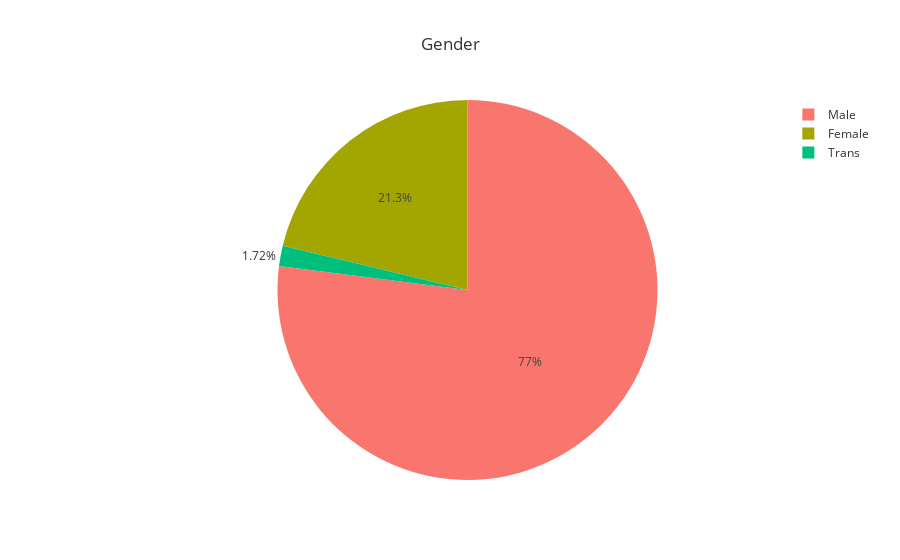

The notebook cell this image was saved under:
### Code cell
plot_gender = data2['Gender'].value_counts().reset_index()
plot_gender.columns = ['Gender','count']

px.pie(plot_gender,values='count',names='Gender',template='ggplot2',title='Gender')

### Figure 1 — Plotly figure (JSON) as saved in the notebook; plotly's stock layout.template omitted (floating-point values rounded to 4 significant figures)
{"data": [{"domain": {"x": [0, 1], "y": [0, 1]}, "hovertemplate": "Gender=%{label}<br>count=%{value}<extra></extra>", "labels": ["Male", "Female", "Trans"], "legendgroup": "", "name": "", "showlegend": true, "type": "pie", "values": [761, 210, 17]}], "layout": {"legend": {"tracegroupgap": 0}, "title": {"text": "Gender"}}}
